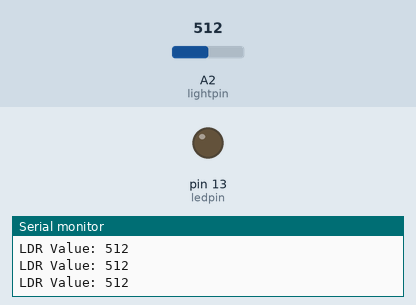
A sketch run on a simulated Arduino Uno, built with avr-gcc and run on an emulated ATmega328P. Parts: output pins drawn as LEDs (lit = HIGH), the last lines printed to the serial monitor. The inputs (shaded band) are chosen by the test bench; at power-on: A2 (lightpin) = 512.

Above: at 1.2 s.
1.3 s: A2 (lightpin) set to 105
4.3 s: A2 (lightpin) set to 90
At 5.5 s:
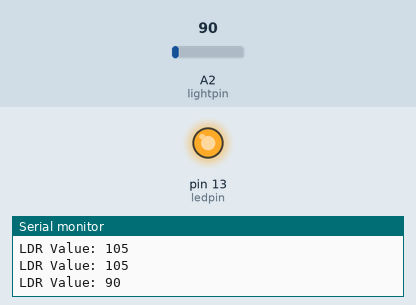
5.8 s: A2 (lightpin) set to 110
At 6.8 s:
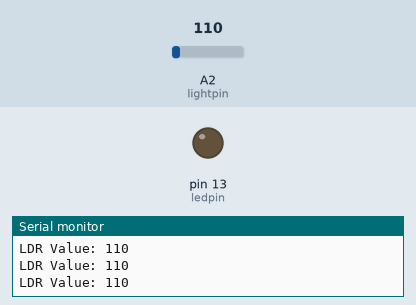
7.3 s: A2 (lightpin) set to 0
At 7.7 s:
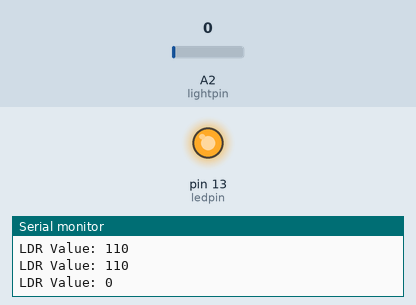
Timing chart, 0 to 9.8 s (numbered marks = the images above; inputs shaded):
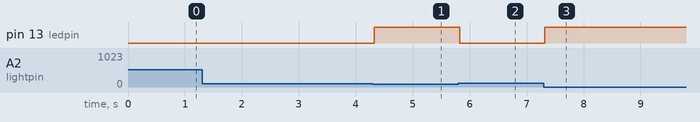

The sketch:

street_light_project_code.ino
```cpp
const int ledpin = 13; // ledpin and lightpin are not changed throughout the process
const int lightpin = A2;
const int threshold = 100; // sets LIGHT value for light sensor
void setup()
{
  Serial.begin(9600);
  pinMode(ledpin, OUTPUT);
  pinMode(lightpin, INPUT);
}
void loop()
{
  int lightsens = analogRead(lightpin); // reads   analog data from light sensor
  Serial.print("LDR Value: ");
  Serial.println(lightsens);
  if (lightsens < threshold)
  {
    digitalWrite(ledpin, HIGH); // turns led on
    delay(1500);
  }
  else
  {
    digitalWrite(ledpin, LOW);
  }
}
```

Measured:
- the behaviour switches between 100 and 99 on A2 (lightpin) (found by bisection; images 0 and 1)
- after the input at 4.3 s, pin 13 (ledpin): LOW → HIGH at once
- after the input at 5.8 s, pin 13 (ledpin): HIGH → LOW at once
- after the input at 7.3 s, pin 13 (ledpin): LOW → HIGH at once
